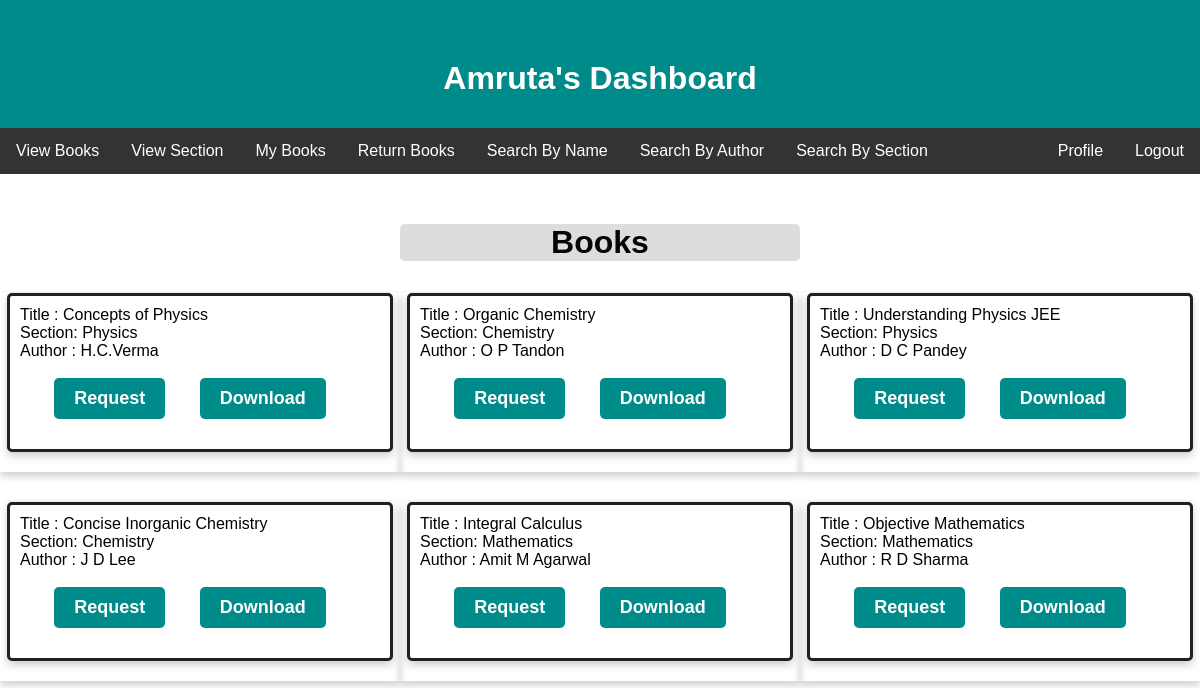
The page /Books (signed in) on the database as committed earlier.
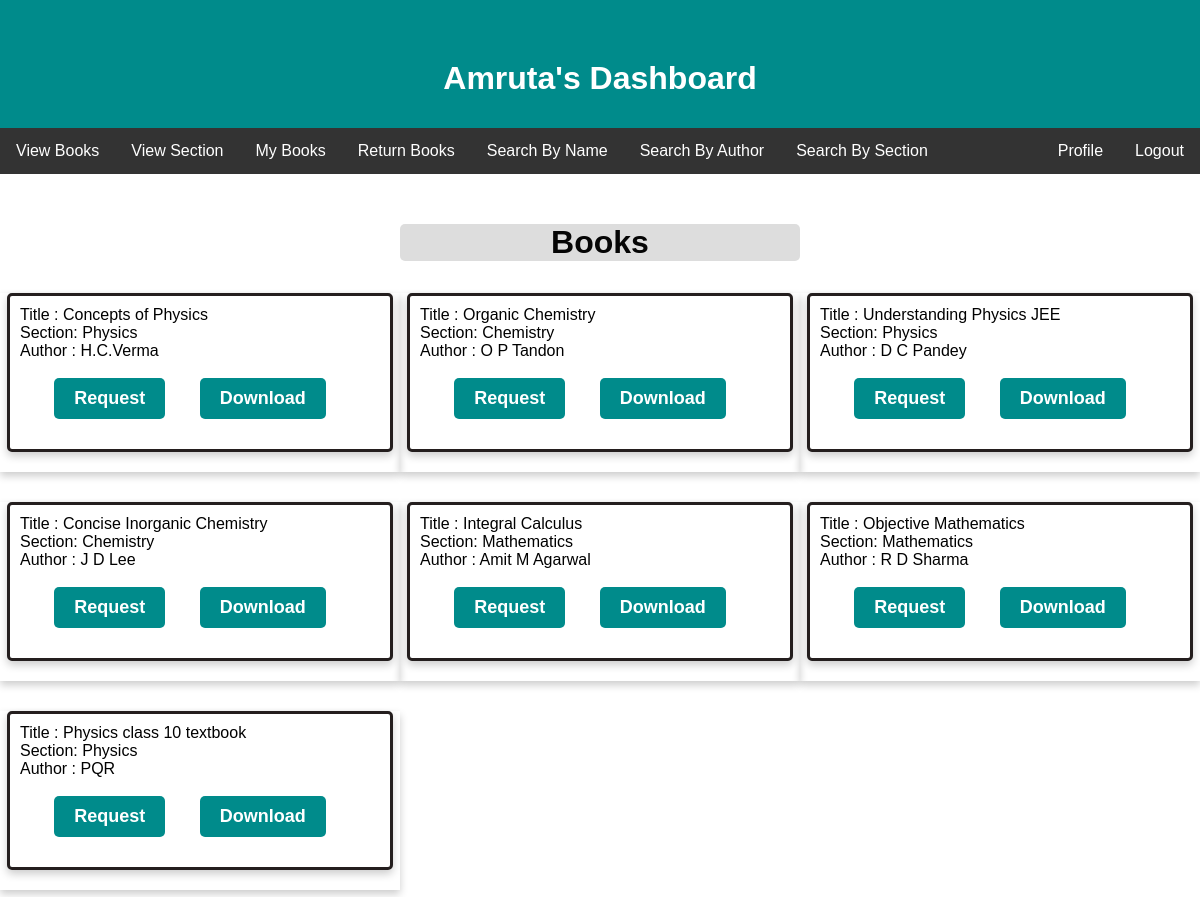
The same page on the database as committed later.
### application/models.py (models this page shows, shortened)
class Book(db.Model):
    book_id = db.Column(db.Integer, primary_key=True, autoincrement=True)
    name = db.Column(db.String(80), unique=True, nullable=False)
    section_name = db.Column(db.String(80), nullable=False)
    author_name = db.Column(db.String(80),  nullable=False)
    publisher_name = db.Column(db.String(80), nullable=False)
    description = db.Column(db.String(120), unique=True, nullable=False)
    date_created = db.Column(db.DateTime, nullable=False)
    price = db.Column(db.Integer, nullable=False)
    keywords = db.Column(db.String(80), unique=True, nullable=False)

### application/routes.py (the view)
@app.route('/Books',methods=['GET','POST'])
def Books():
    if not session.get('user'):
        return redirect(url_for('login'))
    if session.get('user')['role'] != 'customer':
        return redirect(url_for('login'))
    books = Book.query.all()
    return render_template('Books.html',books=books)

### templates/Books.html (shortened to what this page needs)
<!DOCTYPE html>
<html>
<head>
</head>
<body>
<table>
    <header>
        <h1>{{session['user']['name']}}'s Dashboard</h1>
    </header>
    <nav>
        <a href="/Books">View Books</a>
        <a href="/view_section_user">View Section</a>
        <a href="/MyBooks">My Books</a>
        <a href="/return_book">Return Books</a>
        <a href="/search">Search By Name</a>
        <a href="/searchByAuthor">Search By Author</a>
        <a href="/searchBySection">Search By Section</a>
        <div style="float:right"><a href="/logout">Logout</a></div>
        <div style="float:right"><a href="/user_stats">Profile</a></div>
    </nav>
    <h1 class="heading">Books</h1>
    {% for book in books %}
    <tr>
        <td class="card">
            <div >Title : {{book['name']}}</div>
            <div>Section: {{book['section_name']}}</div>
            <div>Author : {{book['author_name']}}</div>
            <br>
            <div class="buttons">
                <form action="/request_book" method="POST">
                    <input type="submit" value="Request">
                </form>
                <form action="/download" method="POST">
                    <input type="submit" value="Download">
                </form>
            </div>
        </td>
    </tr>
    {% endfor %}
</table>
</body>
</html>

Rows that differ between the two databases and show on the page:
added Book: name "Physics class 10 textbook", section_name "Physics", author_name "PQR"
